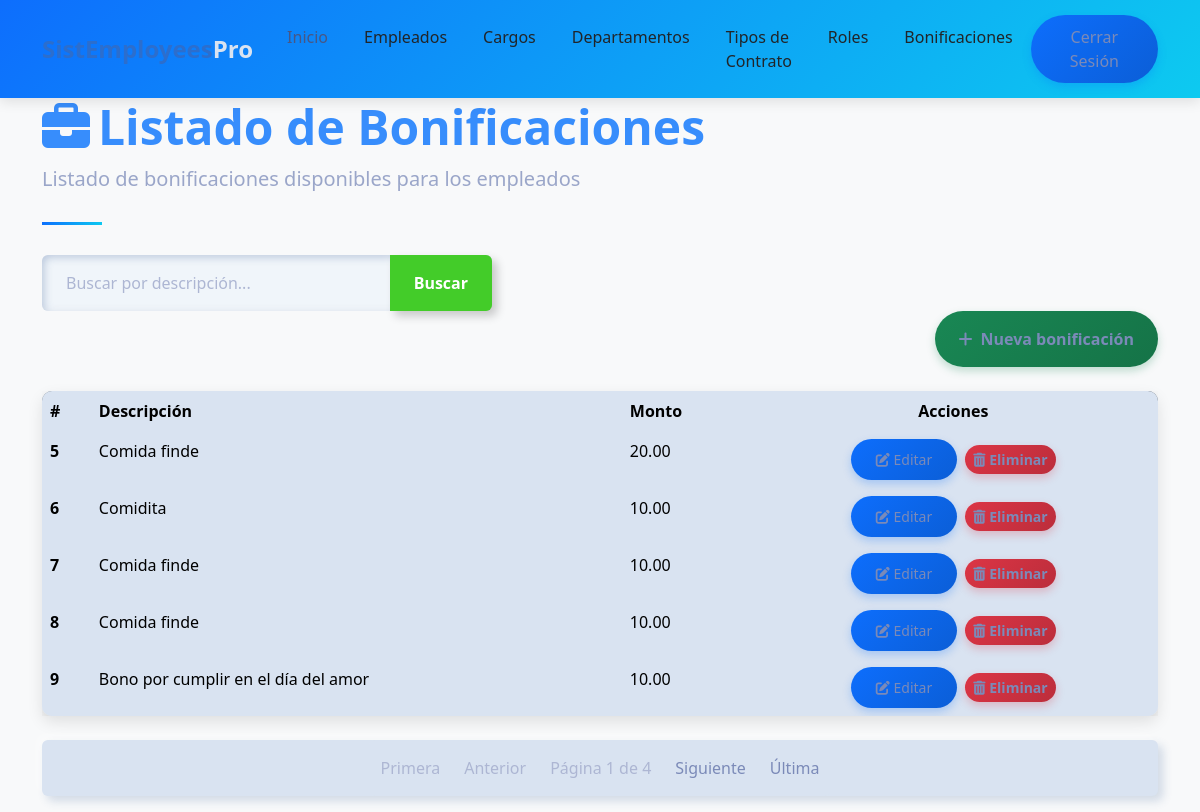
/empleados/bonificacion_list/ (signed in), run on the app's committed database.
### empleados/models.py (models this page shows, shortened)
class BonificacionExtra(models.Model):
    rol = models.ForeignKey(Rol, on_delete=models.CASCADE, related_name='bonificaciones')
    descripcion = models.CharField(max_length=100)
    monto = models.DecimalField(max_digits=10, decimal_places=2)

### empleados/views.py (the view)
# urls.py: path('bonificacion_list/', bonificacion_list, name='bonificacion_list'),  # URL para la vista bonificaciones
@login_required
def bonificacion_list(request):
    query = request.GET.get('q', None)
    if query:
        bonificaciones = BonificacionExtra.objects.filter(
            Q(rol__empleado__nombre__icontains=query) | Q(descripcion__icontains=query)
            | Q(monto__icontains=query)
        )
    else:
        bonificaciones = BonificacionExtra.objects.all()
    paginator = Paginator(bonificaciones, 5) # Aqui se define la paginación, 5 bonificaciones por página
    page_number = request.GET.get('page') # Luego, se obtiene el número de página actual
    page_obj = paginator.get_page(page_number) # Esto devuelve un objeto Page que contiene los bonificaciones de la página actual
    context = {'bonificaciones': page_obj, 'title': 'Listado de Bonificaciones'}
    return render(request, 'bonificacion/list.html', context)

### templates/bonificacion/list.html (shortened to what this page needs)
{% extends "home.html" %}
{% block content %}
<div class="container">
    <header class="page-header">
        <h1 class="display-5 fw-bold text-primary">
            <i class="fas fa-briefcase me-2"></i>Listado de Bonificaciones
        </h1>
        <p class="lead text-muted">Listado de bonificaciones disponibles para los empleados</p>
    </header>
    <form action="" style="max-width: 450px;">
        <div class="input-group">
            <input type="text" class="form-control" placeholder="Buscar por descripción..." name="q" value="{{ request.GET.q }}">
            <button class="btn btn-outline-success" type="submit" data-bs-toggle="tooltip" data-bs-title="Escriba parte de la descripción de la bonificación y haga clic en buscar">
                Buscar
            </button>
        </div>
    </form>
    <div class="d-flex justify-content-end mb-4">
        <a class="btn btn-success" href="{% url 'empleados:bonificacion_create' %}">
            <i class="fas fa-plus me-2"></i>Nueva bonificación
        </a>
    </div>
    <div class="card mb-4">
        <div class="card-body p-0">
            <div class="table-responsive">
                <table class="table table-hover mb-0">
                    <thead>
                        <tr>
                            <th scope="col">#</th>
                            <th scope="col">Descripción</th>
                            <th scope="col">Monto</th>
                            <th scope="col" class="text-center">Acciones</th>
                        </tr>
                    </thead>
                    <tbody>
                        {% for bonificacion in bonificaciones %}
                        <tr>
                            <th scope="row">{{ bonificacion.id }}</th>
                            <td>{{ bonificacion.descripcion }}</td>
                            <td>{{ bonificacion.monto }}</td>
                            <td class="text-center">
                                <a href="{% url 'empleados:bonificacion_update' bonificacion.id %}" class="btn btn-sm btn-primary me-1">
                                    <i class="fas fa-edit"></i> Editar
                                </a>
                                <a href="{% url 'empleados:bonificacion_delete' bonificacion.id %}" class="btn btn-sm btn-danger">
                                    <i class="fas fa-trash-alt"></i> Eliminar
                                </a>
                            </td>
                        </tr>
                        {% endfor %}
                    </tbody>
                </table>
            </div>
        </div>
    </div>
    <nav aria-label="Page navigation">
        <ul class="pagination justify-content-center">
            {% if bonificaciones.has_previous %}
                <li class="page-item">
                    <a class="page-link" href="?page=1{% if request.GET.q %}&q={{ request.GET.q }}{% endif %}">Primera</a>
                </li>
                <li class="page-item">
                    <a class="page-link" href="?page={{ bonificaciones.previous_page_number }}{% if request.GET.q %}&q={{ request.GET.q }}{% endif %}">Anterior</a>
                </li>
            {% else %}
                <li class="page-item disabled"><span class="page-link">Primera</span></li>
                <li class="page-item disabled"><span class="page-link">Anterior</span></li>
            {% endif %}
            <li class="page-item disabled">
                <span class="page-link">Página {{ bonificaciones.number }} de {{ bonificaciones.paginator.num_pages }}</span>
            </li>
            {% if bonificaciones.has_next %}
                <li class="page-item">
                    <a class="page-link" href="?page={{ bonificaciones.next_page_number }}{% if request.GET.q %}&q={{ request.GET.q }}{% endif %}">Siguiente</a>
                </li>
                <li class="page-item">
                    <a class="page-link" href="?page={{ bonificaciones.paginator.num_pages }}{% if request.GET.q %}&q={{ request.GET.q }}{% endif %}">Última</a>
                </li>
            {% else %}
                <li class="page-item disabled"><span class="page-link">Siguiente</span></li>
                <li class="page-item disabled"><span class="page-link">Última</span></li>
            {% endif %}
        </ul>
    </nav>
</div>
{% endblock %}

### templates/home.html (style rules this page uses)
:root { --primary-color: #2c6ecd; --secondary-color: #19b3b3; --accent-color: #f8f9fa; --dark-color: #212529; --text-color: #495057; }
body { font-family: 'Poppins', sans-serif; color: var(--text-color); overflow-x: hidden; }
.btn-primary { background-color: var(--primary-color); border-color: var(--primary-color); padding: 10px 25px; border-radius: 50px; font-weight: 500; transition: all 0.3s ease; }

### templates/bonificacion/list.html (style rules this page uses)
body { background-color: #f8f9fa; font-family: 'Segoe UI', Tahoma, Geneva, Verdana, sans-serif; }
.card { border-radius: 10px; box-shadow: 0 6px 15px rgba(0,0,0,0.1); transition: transform 0.3s, box-shadow 0.3s; }
.btn-primary { background: linear-gradient(135deg, #0d6efd, #0b5ed7); border: none; box-shadow: 0 4px 8px rgba(13, 110, 253, 0.25); transition: all 0.3s; }
.btn-success { background: linear-gradient(135deg, #198754, #157347); border: none; box-shadow: 0 4px 8px rgba(25, 135, 84, 0.25); transition: all 0.3s; }
.btn-danger { background: linear-gradient(135deg, #dc3545, #bb2d3b); border: none; box-shadow: 0 4px 8px rgba(220, 53, 69, 0.25); transition: all 0.3s; }
.table { border-radius: 10px; overflow: hidden; box-shadow: 0 5px 15px rgba(0,0,0,0.08); }
.table thead { background: linear-gradient(135deg, #6c757d, #495057); color: white; }
.table tbody tr { transition: background-color 0.3s; }
.page-header { position: relative; margin-bottom: 30px; padding-bottom: 15px; }
.page-header:after { content: ''; position: absolute; bottom: 0; left: 0; width: 60px; height: 3px; background: linear-gradient(135deg, #0d6efd, #0dcaf0); }

### data on the page
BonificacionExtra: id "5", descripcion "Comida finde", monto "20.00"
BonificacionExtra: id "6", descripcion "Comidita", monto "10.00"
BonificacionExtra: id "7", descripcion "Comida finde", monto "10.00"
BonificacionExtra: id "8", descripcion "Comida finde", monto "10.00"
BonificacionExtra: id "9", descripcion "Bono por cumplir en el día del amor", monto "10.00"

### other printed values
{{ bonificaciones.number }} "1"
{{ bonificaciones.paginator.num_pages }} "4"
